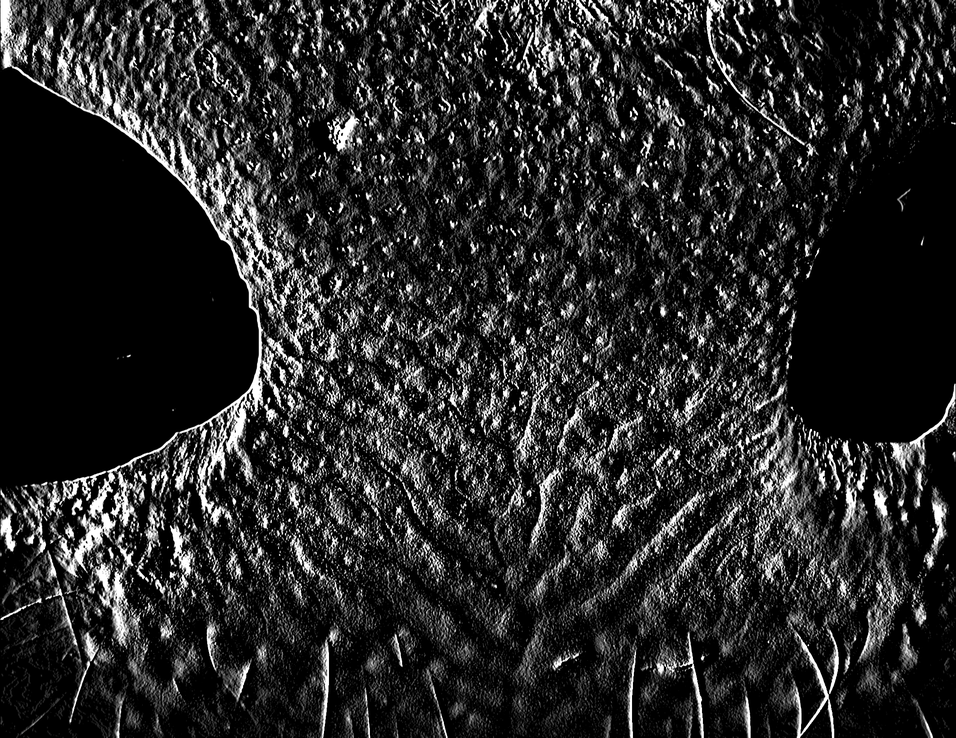
#> input picture cv/testnonostrils_sobelx1.png, 956 x 738 px, shrunk from 2104 x 1624 before the run, found by its file name
$ python extract_black.py
#> lines starting #> are read from the running program, lines starting #| are printed output that depends on the picture; after the words box and inside, x2 and y2 are one past the last pixel; in counts of white or black regions, pixels touching at a corner belong together
from PIL import Image

# Open the original image
image = Image.open('cv\\testnonostrils_sobelx1.png')
#> image is the input picture: PIL image 956x738 L; min 0, max 255, mean 40.1

# Define the darkness threshold for the pixels
threshold = 3

# Create a new black image with the same dimensions as the original image
black_image = Image.new('RGB', image.size, (0, 0, 0))
#> black_image: PIL image 956x738 RGB; every value is 0

# Get the dimensions of the image
width, height = image.size
#> width = 956; height = 738

# Iterate through each pixel of the original image
for x in range(width):
    for y in range(height):
        # Get the pixel value at the current location
        pixel = image.getpixel((x, y))

        # Check if the pixel is darker than the threshold
        if pixel < threshold * 3:
            # If the pixel is dark, set the corresponding pixel in the black image to white
            black_image.putpixel((x, y), (255, 255, 255))
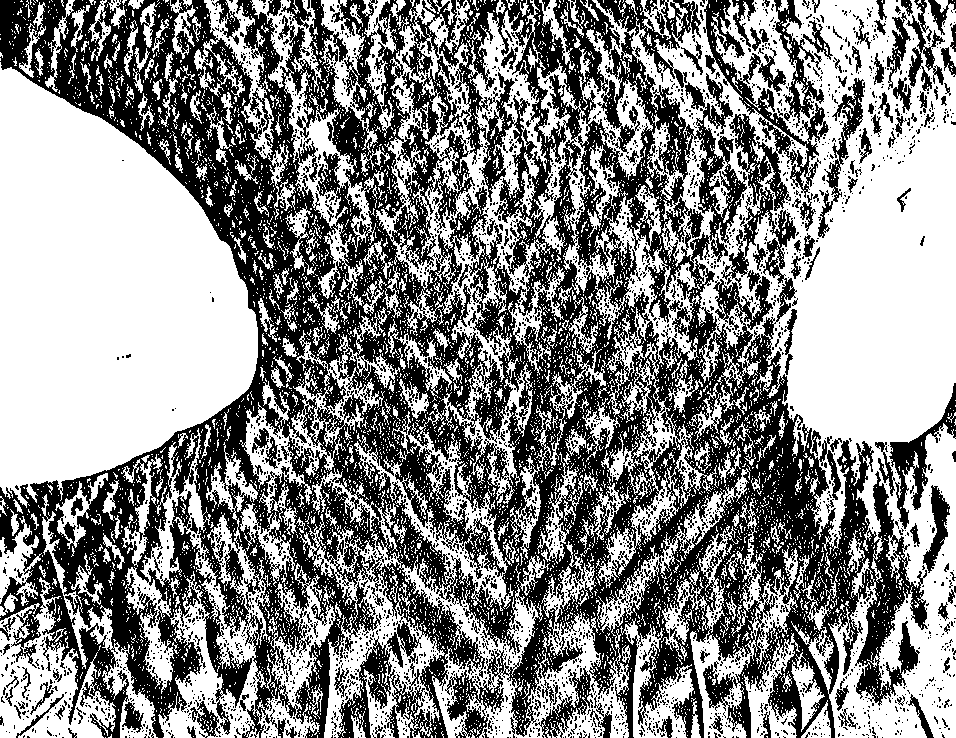
#> black_image: PIL image 956x738 RGB; 53.9% white; 3459 black regions (3266 under 20 px), largest, box (x1, y1, x2, y2) and area: (0, 0, 928, 738) 288961, (889, 383, 956, 529) 2206, (774, 0, 824, 128) 1776

# Save the modified black image as a new file
black_image.save('cv\\modified_black_image.png')

$ run again, with cv/cow1_sobelx1.png copied over cv/testnonostrils_sobelx1.png
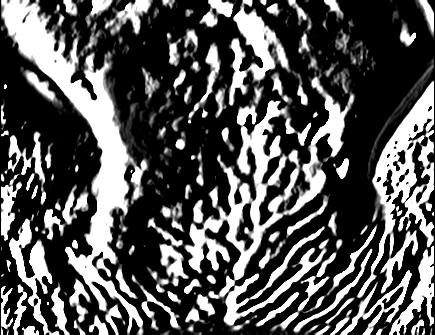
#> input picture cv/cow1_sobelx1.png, 435 x 335 px, found by its file name
#> image is the input picture: PIL image 435x335 L; min 0, max 255, mean 85.3
#> after the loop `for x in range(width):`:
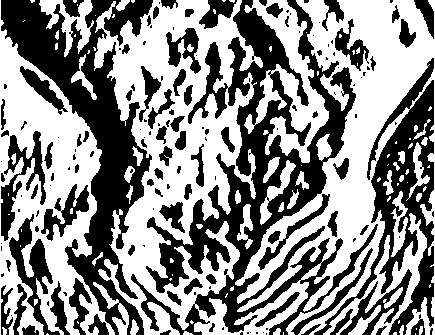
#> black_image: PIL image 435x335 RGB; 55% white; 158 black regions (79 under 20 px), largest, box (x1, y1, x2, y2) and area: (131, 0, 378, 335) 22915, (1, 0, 153, 335) 15869, (314, 58, 434, 335) 8524

$ run again, with cv/ridges.png copied over cv/testnonostrils_sobelx1.png
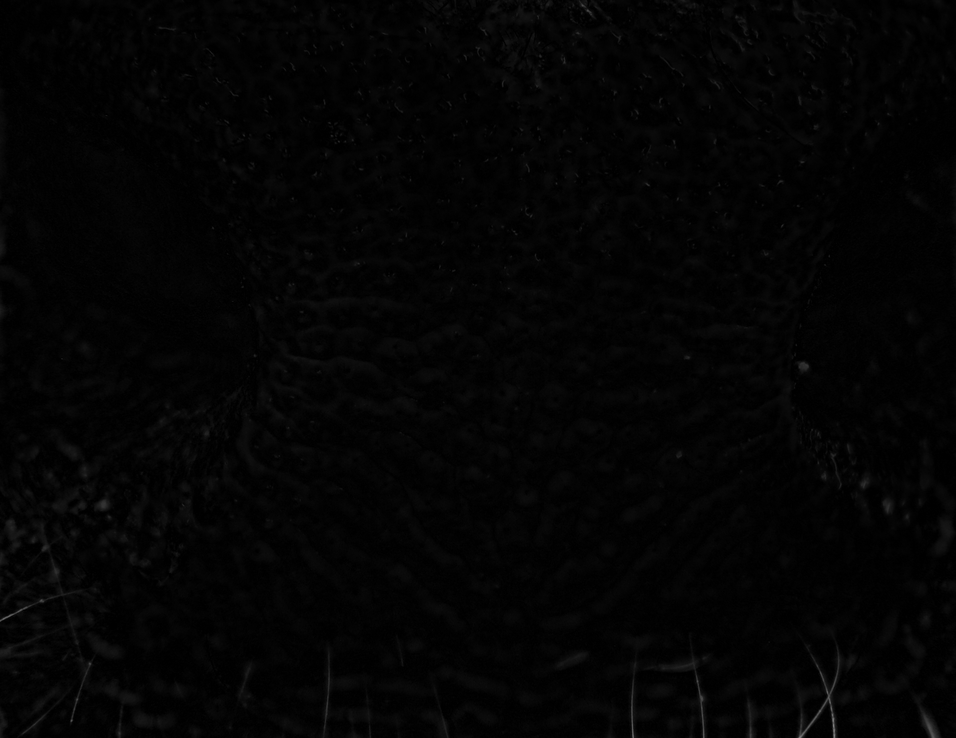
#> input picture cv/ridges.png, 956 x 738 px, shrunk from 2104 x 1624 before the run, found by its file name
#> image is the input picture: PIL image 956x738 L; min 0, max 130, mean 3.7
#> after the loop `for x in range(width):`:
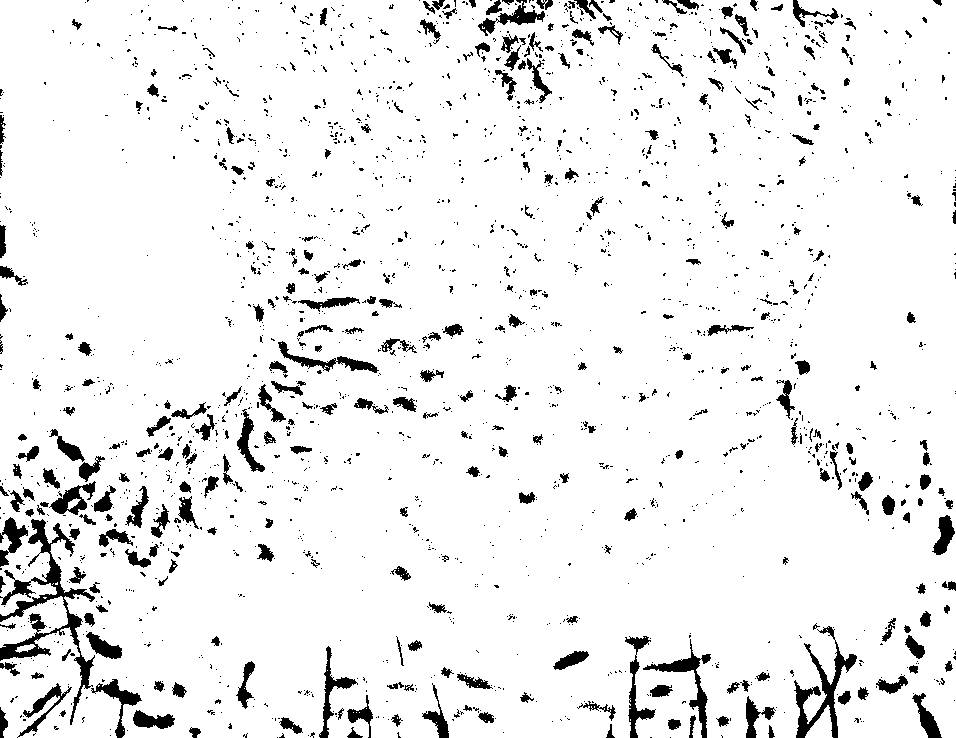
#> black_image: PIL image 956x738 RGB; 93.2% white; 2119 black regions (1777 under 20 px), largest, box (x1, y1, x2, y2) and area: (0, 519, 95, 725) 3602, (794, 626, 857, 738) 1757, (643, 639, 711, 738) 1065

$ run again, with cv/test_sobelx.png copied over cv/testnonostrils_sobelx1.png
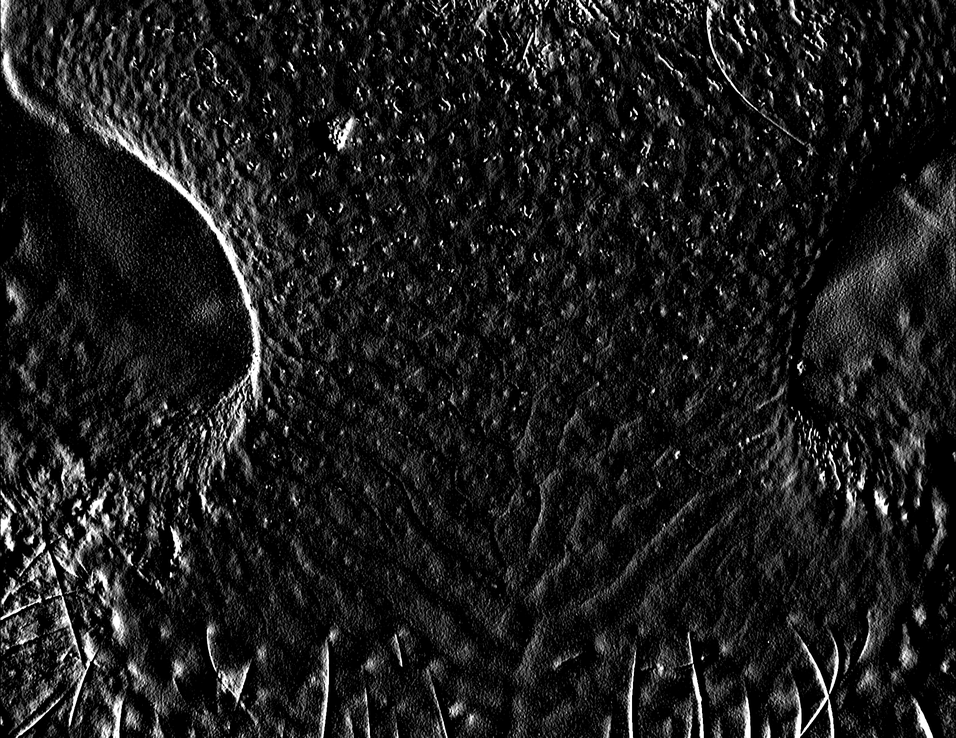
#> input picture cv/test_sobelx.png, 956 x 738 px, shrunk from 2104 x 1624 before the run, found by its file name
#> image is the input picture: PIL image 956x738 L; min 0, max 255, mean 28.6
#> after the loop `for x in range(width):`:
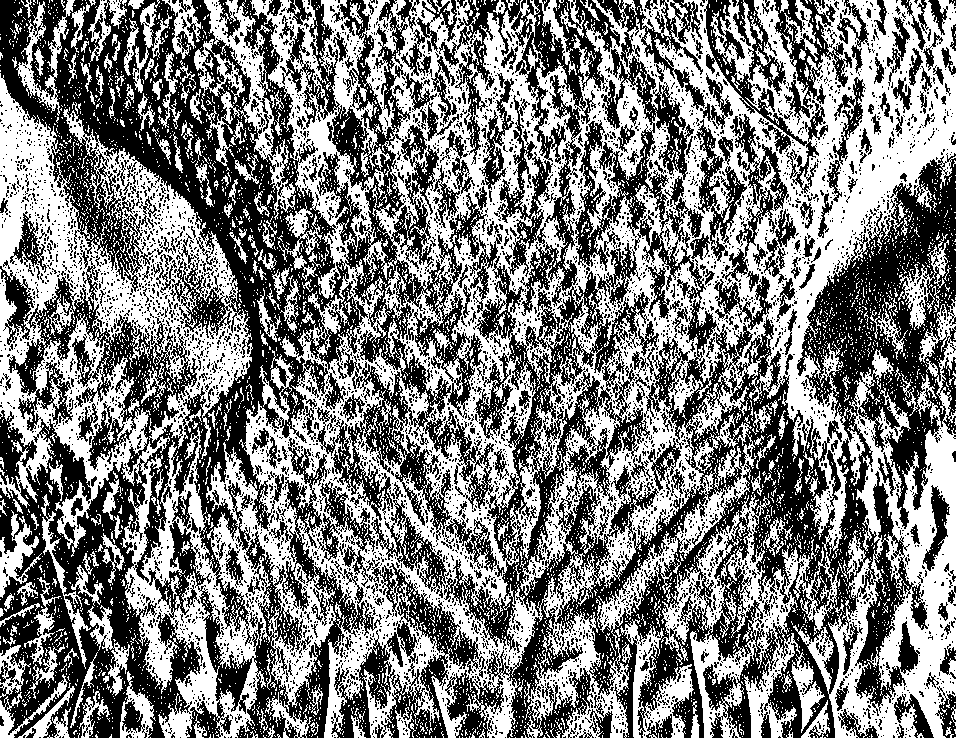
#> black_image: PIL image 956x738 RGB; 49.5% white; 6192 white regions (5928 under 20 px), largest, box (x1, y1, x2, y2) and area: (0, 0, 956, 738) 275866, (661, 494, 844, 738) 12276, (204, 0, 296, 220) 4508
